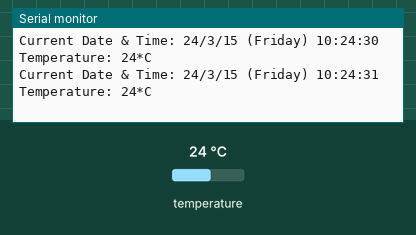
The sketch below on a simulated Arduino Uno, built with avr-gcc and run on an emulated ATmega328P. Shown: the last lines printed to the serial monitor. The inputs (shaded band) are chosen by the test bench; at power-on: temperature 24 °C. The local clock reads 2024-03-15 10:24:30 at power-on unless the sketch sets it.

Above: at 1.8 s.
1.9 s: temperature set to 12 °C
At 2.7 s:
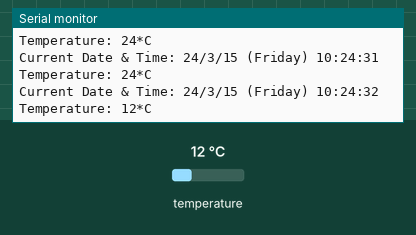
3.4 s: temperature set to 19 °C
At 4.5 s:
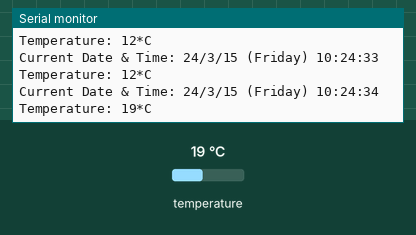
Timing chart, 0 to 6.4 s (numbered marks = the images above; inputs shaded):
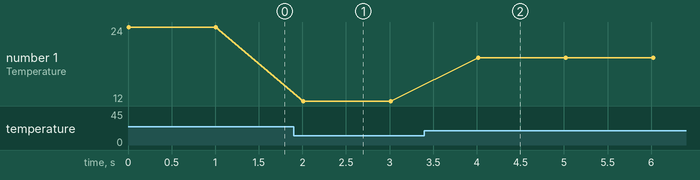

The sketch:

Source_Code.ino
```cpp
#include "uRTCLib.h"

uRTCLib rtc(0x68);

char daysOfTheWeek[7][12] = {"Sunday", "Monday", "Tuesday", "Wednesday", "Thursday", "Friday", "Saturday"};

void setup() {
  Serial.begin(115200);

  URTCLIB_WIRE.begin();

  // To set time -> DS3231
  // (second, minute, hour, dayOfWeek, dayOfMonth, month, year)
  // rtc.set(0, 56, 12, 5, 13, 1, 22);
}

void loop() {
  rtc.refresh();

  Serial.print("Current Date & Time: ");
  Serial.print(rtc.year());
  Serial.print('/');
  Serial.print(rtc.month());
  Serial.print('/');
  Serial.print(rtc.day());

  Serial.print(" (");
  Serial.print(daysOfTheWeek[rtc.dayOfWeek()-1]);
  Serial.print(") ");

  Serial.print(rtc.hour());
  Serial.print(':');
  Serial.print(rtc.minute());
  Serial.print(':');
  Serial.println(rtc.second());

  Serial.print("Temperature: ");
  Serial.print(rtc.temp()  / 100);
  Serial.println("*C");

  Serial.println();
  delay(1000);
}
```

Measured:
- after the input at 1.9 s, the serial monitor: prints a new line after 0.11 s (image 1)
- after the input at 3.4 s, the serial monitor: prints a new line after 0.62 s (image 2)
- plotted number 1: 24 → 12 after the input at 1.9 s, 12 → 19 after the input at 3.4 s
